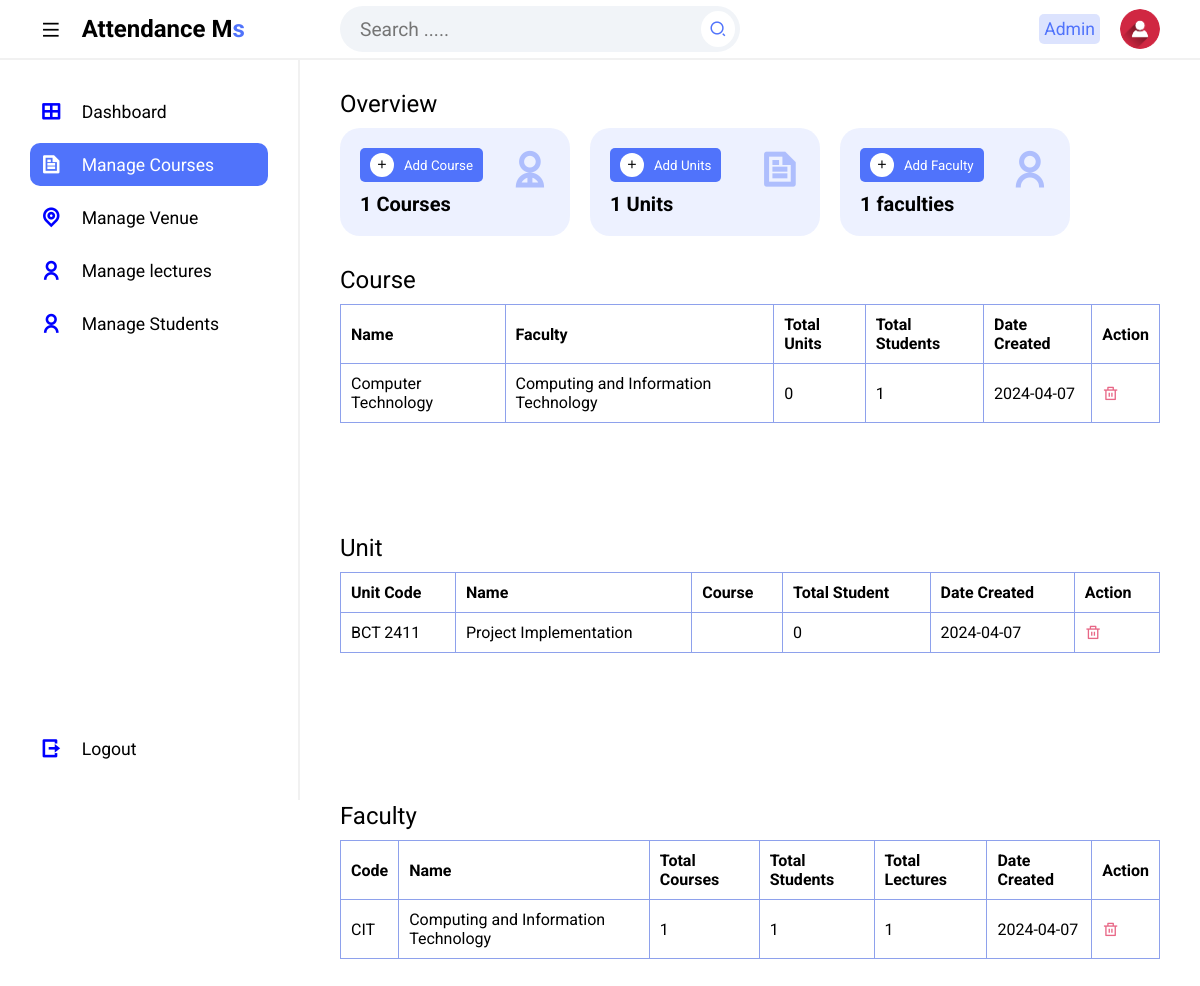
/manage-course (signed in), run on an earlier commit of the app's database.
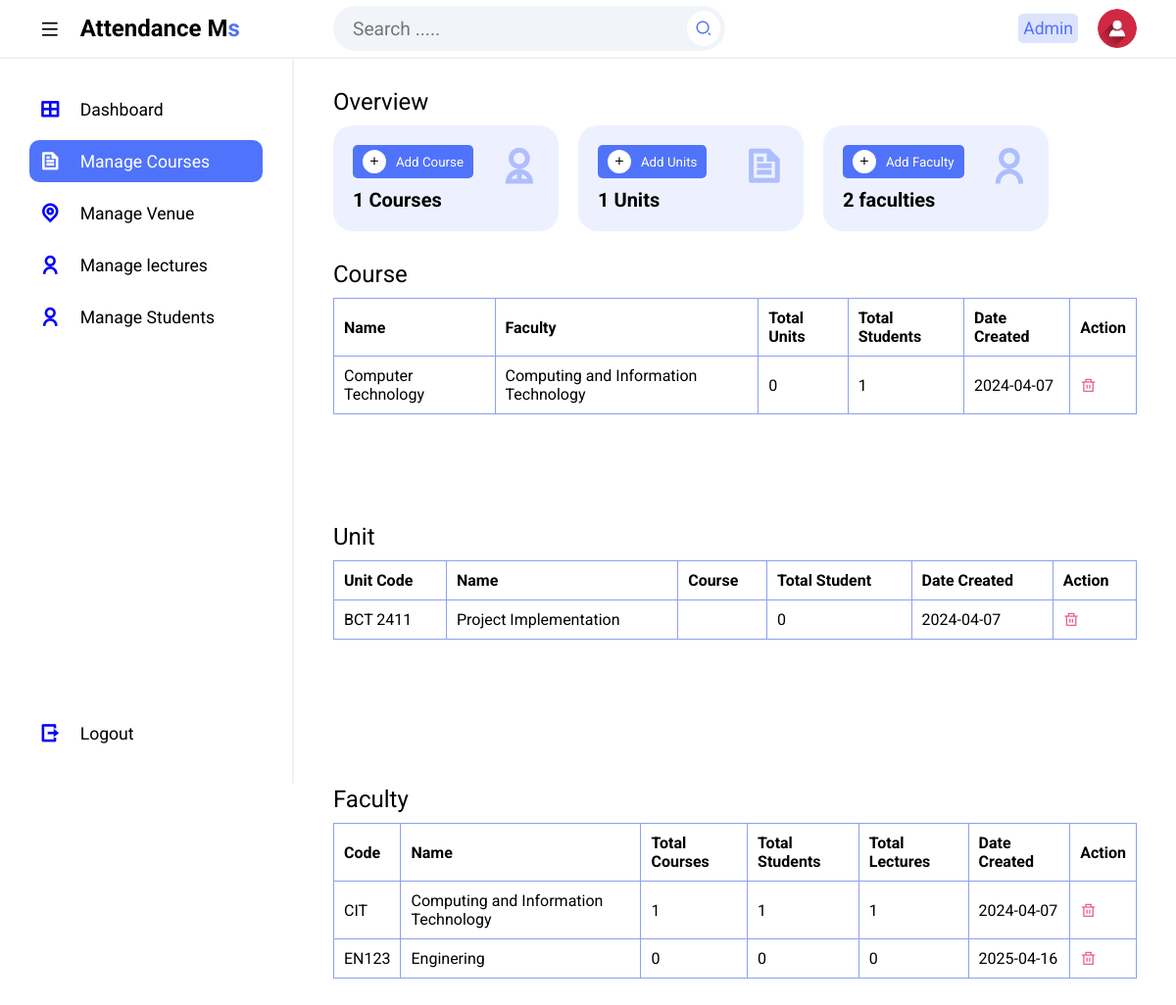
And on a later commit of the database.
### tables this page shows
CREATE TABLE `tblcourse` (
  `Id` int(50) NOT NULL,
  `name` varchar(50) NOT NULL,
  `facultyID` int(50) NOT NULL,
  `dateCreated` date NOT NULL,
  `courseCode` varchar(50) NOT NULL
);

CREATE TABLE `tblfaculty` (
  `Id` int(10) NOT NULL,
  `facultyName` varchar(255) NOT NULL,
  `facultyCode` varchar(50) NOT NULL,
  `dateRegistered` date NOT NULL
);

CREATE TABLE `tblunit` (
  `Id` int(10) NOT NULL,
  `name` varchar(50) NOT NULL,
  `unitCode` varchar(50) NOT NULL,
  `courseID` varchar(50) NOT NULL,
  `dateCreated` date NOT NULL
);

### resources/pages/administrator/manage-course.php (the view, shortened to what the rows shown need)
<!DOCTYPE html>
<html lang="en">
<head>
    <link rel="stylesheet" href="resources/assets/css/admin_styles.css">
    <link href="https://cdnjs.cloudflare.com/ajax/libs/remixicon/4.2.0/remixicon.css" rel="stylesheet">
</head>
<body>
    <?php include 'includes/topbar.php' ?>
    <section class="main">
        <div class="main--content">
            <div class="overview">
                <div class="title">
                    <h2 class="section--title">Overview</h2>
                </div>
                <div class="cards">
                    <div id="addCourse" class="card card-1">
                        <div class="card--data">
                            <div class="card--content">
                                <h1><?php total_rows('tblcourse') ?> Courses</h1>
                            </div>
                        </div>
                    </div>
                    <div class="card card-1" id="addUnit">
                        <div class="card--data">
                            <div class="card--content">
                                <h1><?php total_rows('tblunit') ?> Units</h1>
                            </div>
                        </div>
                    </div>
                    <div class="card card-1" id="addFaculty">
                        <div class="card--data">
                            <div class="card--content">
                                <h1><?php total_rows("tblfaculty") ?> faculties </h1>
                            </div>
                        </div>
                    </div>
                </div>
            </div>
            <div class="table-container">
                <div class="title">
                    <h2 class="section--title">Course</h2>
                </div>
                <div class="table">
                    <table>
                        <thead>
                            <tr>
                                <th>Name</th>
                                <th>Faculty</th>
                                <th>Total Units</th>
                                <th>Total Students</th>
                                <th>Date Created</th>
                                <th>Action</th>
                            </tr>
                        </thead>
                        <tbody>
                            <?php
                            $sql = "SELECT
                        c.name AS course_name,
                        c.facultyID AS faculty,
                        f.facultyName AS faculty_name,
                        c.Id AS Id,
                        COUNT(u.Id) AS total_units,
                        COUNT(DISTINCT s.Id) AS total_students,
                        c.dateCreated AS date_created
                        FROM tblcourse c
                        LEFT JOIN tblunit u ON c.Id = u.courseID
                        LEFT JOIN tblstudents s ON c.courseCode = s.courseCode
                        LEFT JOIN tblfaculty f on c.facultyID=f.Id
                        GROUP BY c.Id";
                            $result = fetch($sql);
                            if ($result) {
                                foreach ($result as $row) {
                                    echo "<tr id='rowcourse{$row["Id"]}'>";
                                    echo "<td>" . $row["course_name"] . "</td>";
                                    echo "<td>" . $row["faculty_name"] . "</td>";
                                    echo "<td>" . $row["total_units"] . "</td>";
                                    echo "<td>" . $row["total_students"] . "</td>";
                                    echo "<td>" . $row["date_created"] . "</td>";
                                    echo "<td><span><i class='ri-delete-bin-line delete'data-id='{$row["Id"]}' data-name='course'></i></span></td>";
                                    echo "</tr>";
                                }
                            } else {
                                echo "<tr><td colspan='6'>No records found</td></tr>";
                            }
                            ?>
                        </tbody>
                    </table>
                </div>
            </div>
            <div class="table-container">
                <div class="title">
                    <h2 class="section--title">Unit</h2>
                </div>
                <div class="table">
                    <table>
                        <thead>
                            <tr>
                                <th>Unit Code</th>
                                <th>Name</th>
                                <th>Course</th>
                                <th>Total Student</th>
                                <th>Date Created</th>
                                <th>Action</th>
                            </tr>
                        </thead>
                        <tbody>
                            <?php
                            $sql = "SELECT
                            c.name AS course_name,
                            u.unitCode AS unit_code,
                            u.name AS unit_name, u.Id as Id,
                            u.dateCreated AS date_created,
                            COUNT(s.Id) AS total_students
                            FROM tblunit u
                            LEFT JOIN tblcourse c ON u.courseID = c.Id
                            LEFT JOIN tblstudents s ON c.courseCode = s.courseCode
                            GROUP BY u.Id";
                            $result = fetch($sql);
                            if ($result) {
                                foreach ($result as $row) {
                                    echo "<tr id='rowunit{$row["Id"]}' >";
                                    echo "<td>" . $row["unit_code"] . "</td>";
                                    echo "<td>" . $row["unit_name"] . "</td>";
                                    echo "<td>" . $row["course_name"] . "</td>";
                                    echo "<td>" . $row["total_students"] . "</td>";
                                    echo "<td>" . $row["date_created"] . "</td>";
                                    echo "<td><span><i class='ri-delete-bin-line delete' data-id='{$row["Id"]}' data-name='unit'></i></span></td>";
                                    echo "</tr>";
                                }
                            } else {
                                echo "<tr><td colspan='6'>No records found</td></tr>";
                            }
                            ?>
                        </tbody>
                    </table>
                </div>
            </div>
            <div class="table-container">
                <div class="title">
                    <h2 class="section--title">Faculty</h2>
                </div>
                <div class="table">
                    <table>
                        <thead>
                            <tr>
                                <th>Code</th>
                                <th>Name</th>
                                <th>Total Courses</th>
                                <th>Total Students</th>
                                <th>Total Lectures</th>
                                <th>Date Created</th>
                                <th>Action</th>
                            </tr>
                        </thead>
                        <tbody>
                            <?php
                            $sql = "SELECT
                           f.facultyName AS faculty_name,
                           f.facultyCode AS faculty_code,
                           f.Id as Id,
                           f.dateRegistered AS date_created,
                           COUNT(DISTINCT c.Id) AS total_courses,
                           COUNT(DISTINCT s.Id) AS total_students,
                           COUNT(DISTINCT l.Id) AS total_lectures
                       FROM tblfaculty f
                       LEFT JOIN tblcourse c ON f.Id = c.facultyID
                       LEFT JOIN tblstudents s ON f.facultyCode = s.faculty
                       LEFT JOIN tbllecture l ON f.facultyCode = l.facultyCode
                       GROUP BY f.Id";
                            $result = fetch($sql);
                            if ($result) {
                                foreach ($result as $row) {
                                    echo "<tr id='rowfaculty{$row["Id"]}'>";
                                    echo "<td>" . $row["faculty_code"] . "</td>";
                                    echo "<td>" . $row["faculty_name"] . "</td>";
                                    echo "<td>" . $row["total_courses"] . "</td>";
                                    echo "<td>" . $row["total_students"] . "</td>";
                                    echo "<td>" . $row["total_lectures"] . "</td>";
                                    echo "<td>" . $row["date_created"] . "</td>";
                                    echo "<td><span><i class='ri-delete-bin-line delete' data-id='{$row["Id"]}' data-name='faculty'></i></span></td>";
                                    echo "</tr>";
                                }
                            } else {
                                echo "<tr><td colspan='6'>No records found</td></tr>";
                            }
                            ?>
                        </tbody>
                    </table>
                </div>
            </div>
        </div>
    </section>
</body>
</html>

What changed in the data, as far as the page shows it:
added tblfaculty: facultyCode "EN123", facultyName "Enginering", total_courses "0", total_students "0", total_lectures "0", dateRegistered "2025-04-16"
Also different on the page:
$total_rows: "1 1 1" → "1 1 2"
